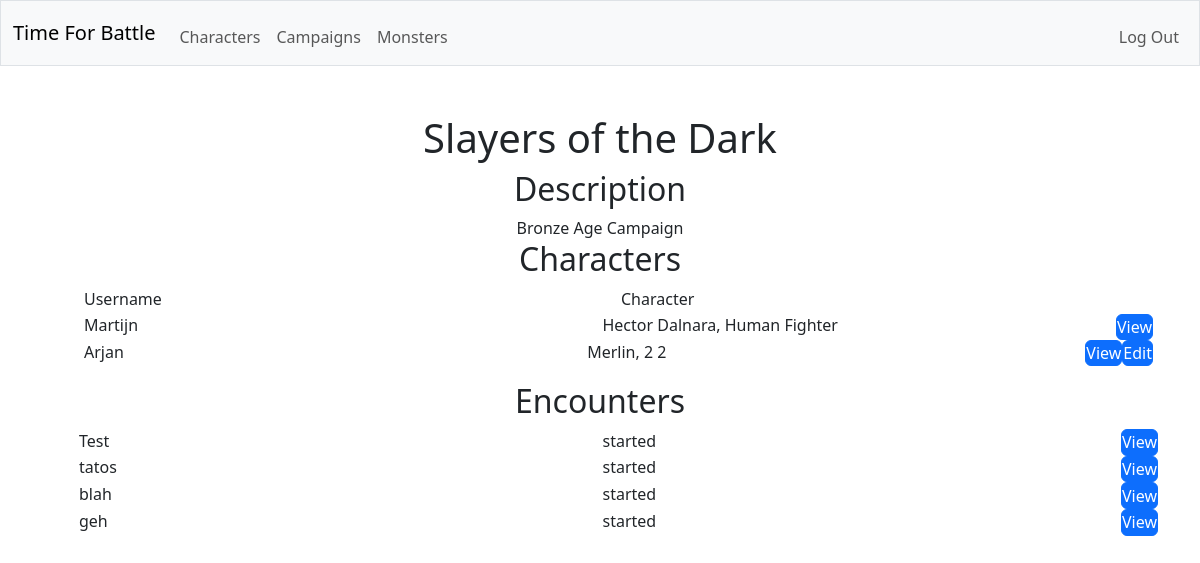
Screenshot of /campaign/1 (signed in) with the database file from the repository.
### tables this page shows
CREATE TABLE "campaigns" (id INTEGER PRIMARY KEY AUTOINCREMENT NOT NULL, dm_id INTEGER NOT NULL, name TEXT NOT NULL, description TEXT, FOREIGN KEY (dm_id) REFERENCES users(id));

CREATE TABLE characters (creature_id INTEGER NOT NULL, background TEXT NOT NULL, species TEXT NOT NULL, class TEXT NOT NULL,  prof_bonus INT NOT NULL, species_traits TEXT NOT NULL, feats TEXT NOT NULL, acrobatics INTEGER NOT NULL, animal_handling INTEGER NOT NULL, arcana INTEGER NOT NULL, athletics INTEGER NOT NULL, deception INTEGER NOT NULL, history INTEGER NOT NULL, insight INTEGER NOT NULL, intimidation INTEGER NOT NULL, investigation INTEGER NOT NULL, medicine INTEGER NOT NULL, nature INTEGER NOT NULL, perception INTEGER NOT NULL, performance INTEGER NOT NULL, persuasion INTEGER NOT NULL, religion INTEGER NOT NULL, sleight_of_hand INTEGER NOT NULL, stealth INTEGER NOT NULL, survival INTEGER NOT NULL, FOREIGN KEY (creature_id) REFERENCES creatures(id));

CREATE TABLE users (id INTEGER PRIMARY KEY AUTOINCREMENT NOT NULL, username TEXT NOT NULL, hash TEXT NOT NULL);

CREATE TABLE creatures (id INTEGER PRIMARY KEY NOT NULL, user_id INTEGER NOT NULL, is_player INTEGER NOT NULL, name TEXT NOT NULL, size TEXT NOT NULL, alignment TEXT NOT NULL, armor_class TEXT NOT NULL, max_hitpoints INTEGER NOT NULL, initiative_bonus INTEGER NOT NULL, speed TEXT NOT NULL, strength INTEGER NOT NULL, dexterity INTEGER NOT NULL, constitution INTEGER NOT NULL, intelligence INTEGER NOT NULL, wisdom INTEGER NOT NULL, charisma INTEGER NOT NULL, strength_save_bonus INTEGER NOT NULL, dexterity_save_bonus INTEGER NOT NULL, constitution_save_bonus INTEGER NOT NULL, intelligence_save_bonus INTEGER NOT NULL, wisdom_save_bonus INTEGER NOT NULL, charisma_save_bonus INTEGER NOT NULL, skills TEXT NOT NULL, senses TEXT NOT NULL, languages TEXT NOT NULL, traits TEXT NOT NULL, FOREIGN KEY (user_id) REFERENCES users(id));

CREATE TABLE encounters (id INTEGER PRIMARY KEY NOT NULL, campaign_id INTEGER NOT NULL, status TEXT NOT NULL, round_count INTEGER NOT NULL, turn_combatant_id INTEGER NOT NULL, name TEXT NOT NULL, FOREIGN KEY (campaign_id) REFERENCES campaigns(id));

### app.py (the view)
@app.route("/campaign/<campaign_id>")
@login_required
def view_campaign(campaign_id):
    with sqlite3.connect(database) as conn:
        conn.row_factory = sqlite3.Row
        cur = conn.cursor()
        cur.execute(
            "SELECT * FROM campaigns WHERE id = ?",
            (campaign_id,)
        )
        rows = [dict(row) for row in cur.fetchall()]
    if len(rows) != 1:
        return error("not found", 404)
    campaign = rows[0]
    with sqlite3.connect(database) as conn:
        conn.row_factory = sqlite3.Row
        cur = conn.cursor()
        cur.execute(
            "SELECT * FROM players JOIN characters ON players.creature_id = characters.creature_id JOIN creatures ON players.creature_id = creatures.id JOIN users ON creatures.user_id = users.id WHERE campaign_id = ?",
            (campaign_id,)
        )
        characters = [dict(row) for row in cur.fetchall()]
    with sqlite3.connect(database) as conn:
        conn.row_factory = sqlite3.Row
        cur = conn.cursor()
        cur.execute(
            "SELECT * FROM encounters WHERE campaign_id = ?",
            (campaign_id,)
        )
        encounters = [dict(row) for row in cur.fetchall()]
    with sqlite3.connect(database) as conn:
        conn.row_factory = sqlite3.Row
        cur = conn.cursor()
        cur.execute(
            "SELECT * FROM invitations JOIN users ON user_id = users.id WHERE campaign_id = ?",
            (campaign_id,)
        )
        invitations = [dict(row) for row in cur.fetchall()]
    return render_template("campaign.html", user=session["user_id"], campaign=campaign, characters=characters, encounters=encounters, invitations=invitations)

### helpers.py (called while the page is built)
def login_required(f):
    @wraps(f)
    def decorated_function(*args, **kwargs):
        if session.get("user_id") is None:
            return redirect("/login")
        return f(*args, **kwargs)
    return decorated_function

### templates/campaign.html (shortened to what this page needs)
{% extends "layout.html" %}
{% block main %}
    <h1>{{ campaign.name }}</h1>
    <h2>Description</h2>
    <label>{{ campaign.description }}</label>
    <h2>Characters</h2>
    <ul class="formtable">
        <li>
            <span>
                <label>Username</label>
                <label>Character</label>
            </span>
        </li>
        {% for character in characters %}
            <li>
                <span>
                    <label>{{ character.username }}</label>
                    <label>{{ character.name }}, {{ character.species }} {{ character.class }}</label>
                    <form action="/character/{{ character.creature_id }}" method="get">
                        <button class="btn btn-primary" type="submit">View</button>
                    </form>
                    {% if character.user_id == user %}
                        <form action="/character/{{ character.creature_id }}/edit" method="get">
                            <button class="btn btn-primary" type="submit">Edit</button>
                        </form>
                    {% endif %}
                </span>
            </li>
        {% endfor %}
    </ul>
    <h2>Encounters</h2>
    <ul class="formtable">
        {% for encounter in encounters %}
            {% if campaign.dm_id == user or encounter.status != "closed" %}
                <li>
                    <label>{{ encounter.name }}</label>
                    <label>{{ encounter.status }}</label>
                    <form action="/encounter/{{ encounter.id }}" method="get">
                        <button class="btn btn-primary" type="submit">View</button>
                    </form>
                </li>
            {% endif %}
        {% endfor %}
    </ul>
{% endblock %}

### static/styles.css (style rules this page uses)
.formtable li { display: flex; padding: 0px; width: 100%; min-height: 26px; }
.formtable label { text-align: left; display: block; align-items: center; width: 100%; height: 100%; padding: 0px 5px 0px 5px; min-height: 26px; }
.formtable span { display: flex; align-items: center; width: 100%; height: 100%; padding: 0px 5px 0px 5px; min-height: 26px; }
.formtable button { width: 100%; height: 100%; padding: 0px; min-height: 26px; }

### rows the page displays
campaigns: name "Slayers of the Dark", description "Bronze Age Campaign"
characters: username "Martijn", name "Hector Dalnara", species "Human", class "Fighter"
characters: username "Arjan", name "Merlin", species "2", class "2"
encounters: name "Test", status "started"
encounters: name "tatos", status "started"
encounters: name "blah", status "started"
encounters: name "geh", status "started"
